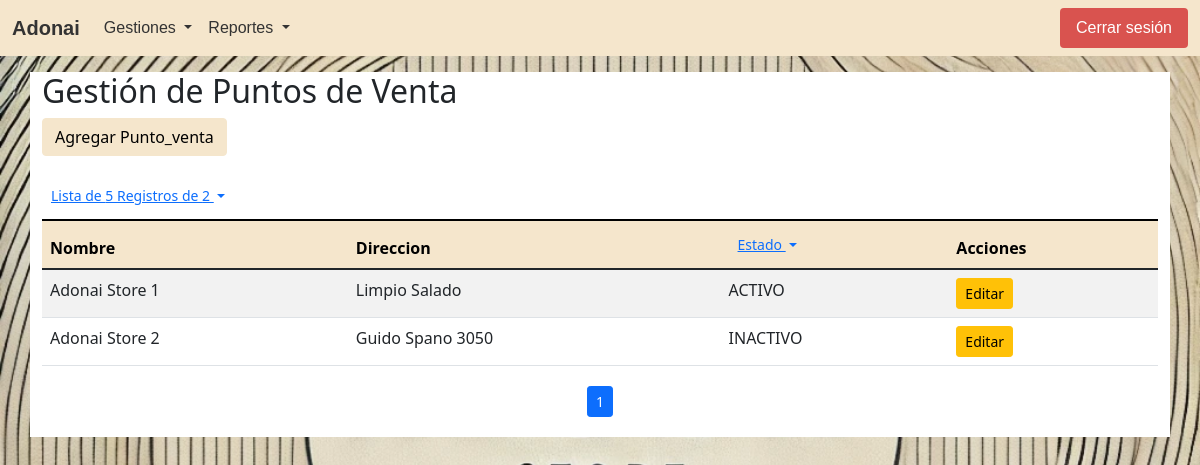
Screenshot of /gestion_puntos_venta.php (signed in) with the database file from the repository.
### tables this page shows
CREATE TABLE IF NOT EXISTS `puntos_venta` (
  `id_punto_venta` int(11) NOT NULL AUTO_INCREMENT,
  `nombre` varchar(100) NOT NULL,
  `direccion` text,
  `estado` enum('ACTIVO','INACTIVO') DEFAULT 'ACTIVO',
  `fch_estado` datetime DEFAULT NULL,
  `creado_en` datetime DEFAULT NULL,
  `actualizado_en` datetime DEFAULT NULL,
  PRIMARY KEY (`id_punto_venta`)
);

### procesos/Puntos_venta.php (called while the page is built, shortened)
<?php
class Puntos_venta
{
    private $dbConnect = null;
    public function __construct()
    {
        $Conexion = new Conexion();
        $this->dbConnect = $Conexion->conectar();
    }
    public function getTotalItemsPuntos_venta($estado = 'TODO')
    {
        $total_registros  = 1;
        $conn = $this->dbConnect;
        $sql = "SELECT COUNT(*) total_registros FROM puntos_venta";
        if ($estado == 'TODO') {
            $sql = "$sql where estado in ('ACTIVO', 'INACTIVO', ?)";
        } else {
            $sql = "$sql where estado = ?";
        }
        $stmt = $conn->prepare($sql);
        $result = $stmt->bind_param("s", $estado);
        $result = $stmt->execute();
        $result = $stmt->get_result();
        if ($result->num_rows > 0) {
            $row = $result->fetch_assoc();
            $total_registros = $row['total_registros'];
        }
        return $total_registros;
    }
    public function getPuntos_venta($estado = 'TODO', $page = 1, $num_results_on_page = 5)
    {
        $calc_page = ($page - 1) * $num_results_on_page;
        $conn = $this->dbConnect;
        $sql = "SELECT * FROM puntos_venta";
        if ($estado == 'TODO') {
            $sql = "$sql where estado in ('ACTIVO', 'INACTIVO', ?) ORDER BY id_punto_venta LIMIT ?,?";
        } else {
            $sql = "$sql where estado = ? ORDER BY id_punto_venta LIMIT ?,?";
        }
        $stmt = $conn->prepare($sql);
        $result = $stmt->bind_param("sii", $estado, $calc_page, $num_results_on_page);
        $result = $stmt->execute();
        $result = $stmt->get_result();
        return $result;
    }
}

### procesos/Ventanas.php (called while the page is built, shortened)
<?php
class Ventanas
{
    private $dbConnect = null;
    public function __construct()
    {
        $Conexion = new Conexion();
        $this->dbConnect = $Conexion->conectar();
    }
    public function getVentanasPorRolGrupo($id_rol, $grupo)
    {
        $conn = $this->dbConnect;
        $sql = "SELECT distinct vent.id_ventana, vent.descripcion FROM ventanas vent, rol_ventanas rove where rove.id_ventana=vent.id_ventana and vent.estado='ACTIVO' and rove.estado='ACTIVO' and rove.id_rol = ? and vent.grupo = ?";
        $stmt = $conn->prepare($sql);
        $stmt->bind_param("is", $id_rol, $grupo);
        $result = $stmt->execute();
        $result = $stmt->get_result();
        return $result;
    }
    public function getGruposVentanasPorRol($id_rol)
    {
        $conn = $this->dbConnect;
        $sql = "SELECT distinct vent.grupo FROM ventanas vent, rol_ventanas rove where rove.id_ventana=vent.id_ventana and vent.estado='ACTIVO' and rove.estado='ACTIVO' and rove.id_rol = ?";
        $stmt = $conn->prepare($sql);
        $stmt->bind_param("i", $id_rol);
        $result = $stmt->execute();
        $result = $stmt->get_result();
        return $result;
    }
}

### gestion_puntos_venta.php (the view, shortened to what this page needs)
<?php
include_once 'procesos/Puntos_venta.php';
$Puntos_venta = new Puntos_venta();
if ($_SERVER['REQUEST_METHOD'] == 'GET') {
    $num_results_on_page = isset($_GET['nrop']) && is_numeric($_GET['nrop']) ? $_GET['nrop'] : 5;
    $page = isset($_GET['pn']) && is_numeric($_GET['pn']) ? $_GET['pn'] : 1;
    $estado = isset($_GET['e']) && is_string($_GET['e']) ? $_GET['e'] : 'TODO';
    $total_pages = $Puntos_venta->getTotalItemsPuntos_venta($estado);
    if (isset($_GET["id_punto_venta"]) && $_GET["id_punto_venta"] >= 0) {
        $result = $Puntos_venta->getPunto_venta($_GET["id_punto_venta"]);
    } else {
        $result = $Puntos_venta->getPuntos_venta($estado, $page, $num_results_on_page);
    }
} else if ($_SERVER['REQUEST_METHOD'] == 'POST') {
    if (isset($_POST["id_punto_venta"]) && $_POST["id_punto_venta"] >= 0) {
        $resultado = $Puntos_venta->updatePunto_venta($_POST);
        if ($resultado > 0) {
            header("Location: gestion_puntos_venta.php");
        } else {
            echo "Error al guardar el punto_venta.";
            $result = $Puntos_venta->getPunto_venta($_POST["id_punto_venta"]);
        }
    } else {
        $resultado = $Puntos_venta->insertPunto_venta($_POST);
        if ($resultado > 0) {
            header("Location: gestion_puntos_venta.php");
        } else {
            echo "Error al guardar el punto_venta.";
            $result = $Puntos_venta->getPuntos_venta();
        }
    }
};
?>
<!DOCTYPE html>
<html lang="es">
<head>
    <link href="https://cdn.jsdelivr.net/npm/bootstrap@5.1.3/dist/css/bootstrap.min.css" rel="stylesheet">
</head>
<body class="container-index">
    <?php
    include_once("navbar.php")
    ?>
    <div class="container bg-white mt-3">
        <h2>Gestión de Puntos de Venta</h2>
        <a href="#" class="btn btn-principal mb-3" data-bs-toggle="modal" data-bs-target="#addPunto_ventaModal">Agregar Punto_venta</a>
        <table class="table table-striped table-responsive caption-top">
            <caption>
                <div class="btn-group">
                    <button class="btn btn-link btn-sm dropdown-toggle" type="button" id="EstadoDropdown" data-bs-toggle="dropdown" data-bs-auto-close="true" aria-expanded="false">
                        Lista de <?php echo $num_results_on_page ?> Registros de <?php echo $total_pages ?>
                    </button>
                </div>
            </caption>
            <thead class="table-principal">
                <tr>
                    <th>Nombre</th>
                    <th>Direccion</th>
                    <th>
                        <div class="btn-group">
                            <button class="btn btn-link btn-sm dropdown-toggle" type="button" id="EstadoDropdown" data-bs-toggle="dropdown" data-bs-auto-close="true" aria-expanded="false">
                                Estado
                            </button>
                        </div>
                    </th>
                    <th>Acciones</th>
                </tr>
            </thead>
            <tbody>
                <?php while ($punto_venta = $result->fetch_assoc()): ?>
                    <tr>
                        <td><?php echo $punto_venta['nombre']; ?></td>
                        <td><?php echo $punto_venta['direccion']; ?></td>
                        <td><?php echo $punto_venta['estado']; ?></td>
                        <td>
                            <a href="#" class="btn btn-warning btn-sm" data-bs-toggle="modal" data-bs-target="#updPunto_ventaModal" onclick="loadData(<?php echo htmlspecialchars(json_encode($punto_venta)); ?>)">Editar</a>
                        </td>
                    </tr>
                <?php endwhile; ?>
            </tbody>
        </table>
        <?php if (ceil($total_pages / $num_results_on_page) > 0): ?>
            <nav aria-label="Navegación de la página" class="py-1">
                <ul class="pagination pagination-sm justify-content-center">
                    <li class="page-item active">
                        <span class="page-link"><?php echo $page ?></span>
                    </li>
                </ul>
            </nav>
        <?php endif; ?>
    </div>
</body>
</html>

### assets/css/style-principal.css (style rules this page uses)
.table-principal { --bs-table-bg: #f5e6cc; --bs-table-striped-bg: #e9dbc2; --bs-table-striped-color: #000; --bs-table-active-bg: #ddcfb8; --bs-table-active-color: #000; --bs-table-hover-bg: #e3d5bd; --bs-table-hover-color: #000; color: #000; border-color: #ddcfb8; }
.btn-principal { color: #000000; background-color: #f5e6cc; border-color: #f5e6cc; }

### gestion_puntos_venta.php (style rules this page uses)
.container-index { background: url(./assets/img/bsb-logo.webp) no-repeat center center fixed; -webkit-background-size: cover; -moz-background-size: cover; -o-background-size: cover; background-size: cover; height: 100vh; }

### rows the page displays
puntos_venta: nombre "Adonai Store 1", direccion "Limpio Salado", estado "ACTIVO"
puntos_venta: nombre "Adonai Store 2", direccion "Guido Spano 3050", estado "INACTIVO"

### other values shown
$grupoVentana['grupo'] "Gestiones"
$grupoVentana['grupo'] "Reportes"
$num_results_on_page "5"
$total_pages "2"
$page "1"
